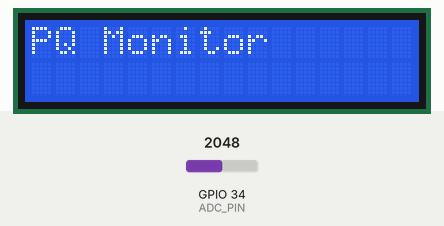
This sketch was run on a simulated ESP32. Parts: 16×2 character LCD. The test bench sets the inputs (shaded band); at power-on: GPIO 34 (ADC_PIN) = 2048 (analog values on the 0–4095 scale). WiFi joins after 1.5 s; servers stay silent unless stated; uploads are accepted with an empty reply; what the sketch prints to the serial monitor is not drawn.

Above: at 0.1 s.
At 2.6 s:
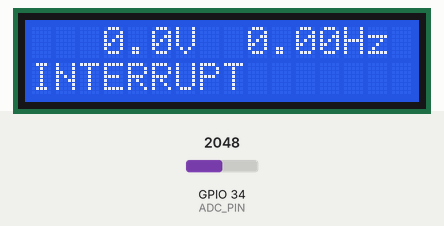

The sketch:

sketch_feb26a.ino
```cpp
#include <Wire.h>
#include <LiquidCrystal_I2C.h>
#include <math.h>

#include <WiFi.h>
#include <HTTPClient.h>
#include <ArduinoJson.h>

/* ------------------ Pins ------------------ */
#define ADC_PIN 34

/* ------------------ WiFi + Backend ------------------ */
#define WIFI_SSID     "Akalanka"
#define WIFI_PASSWORD "12345678"

// Local backend (your laptop IP) OR Render URL later
// Example local: "http://192.168.75.253:5000"
#define SERVER_BASE "http://192.168.135.253:5000"

/* ------------------ Sampling ------------------ */
#define FS       1000               // Hz
#define F_EXPECT 50                 // nominal
#define CYCLES_FOR_MEAN  10
#define SAMPLES_PER_CYCLE (FS / F_EXPECT)            // ~20
#define TOTAL_SAMPLES     (SAMPLES_PER_CYCLE * CYCLES_FOR_MEAN) // ~200

/* ------------------ ADC/Scaling ------------------ */
#define ADC_MAX          4095.0
#define VREF             3.3

#define VOLTAGE_DIV      0.66
#define BIAS_VOLTAGE     1.65

#define ZMPT_SENSITIVITY 0.00388
#define SLOPE_COM        1.0

/* ------------------ LCD ------------------ */
LiquidCrystal_I2C lcd(0x27, 16, 2);

/* ------------------ Buffers ------------------ */
float x[TOTAL_SAMPLES];

/* Convert ADC reading to mains volts (instantaneous) */
static inline float adcToMainsVolts(int adcValue) {
  float v_adc    = (adcValue / ADC_MAX) * VREF;
  float v_sensor = v_adc / VOLTAGE_DIV;
  float v_center = v_sensor - BIAS_VOLTAGE;
  float v_mains  = (v_center / ZMPT_SENSITIVITY) * SLOPE_COM;
  return v_mains;
}

/* Acquire block of samples at FS */
void sampleBlock() {
  const uint32_t Ts_us = 1000000UL / FS;
  uint32_t t = micros();

  for (int i = 0; i < TOTAL_SAMPLES; i++) {
    int a = analogRead(ADC_PIN);
    x[i] = adcToMainsVolts(a);

    while ((uint32_t)(micros() - t) < Ts_us) {}
    t += Ts_us;
  }
}

float computeMean(const float *arr, int n) {
  double s = 0.0;
  for (int i = 0; i < n; i++) s += arr[i];
  return (float)(s / n);
}

float computeRMS_centered(float mean) {
  double ss = 0.0;
  for (int i = 0; i < TOTAL_SAMPLES; i++) {
    float v = x[i] - mean;
    ss += (double)v * (double)v;
  }
  return (float)sqrt(ss / (double)TOTAL_SAMPLES);
}

float estimateFreqZeroCross(float mean) {
  double tPrev = -1.0;
  double periodSum = 0.0;
  int periodCount = 0;

  for (int i = 1; i < TOTAL_SAMPLES; i++) {
    float y0 = (x[i - 1] - mean);
    float y1 = (x[i] - mean);

    if (y0 < 0.0f && y1 >= 0.0f) {
      float denom = (y1 - y0);
      if (fabs(denom) < 1e-12f) continue;

      float frac = (-y0) / denom;
      double tCross = ((double)(i - 1) + (double)frac) / (double)FS;

      if (tPrev >= 0.0) {
        double T = tCross - tPrev;
        if (T > (1.0 / 70.0) && T < (1.0 / 40.0)) {
          periodSum += T;
          periodCount++;
        }
      }
      tPrev = tCross;
    }
  }

  if (periodCount < 2) return 0.0f;
  double Tavg = periodSum / (double)periodCount;
  return (float)(1.0 / Tavg);
}

const char* classifyDisturbance(float Vrms) {
  const float Vnom = 230.0;
  if (0.90f * Vnom <= Vrms && Vrms <= 1.10f * Vnom) return "VOLT NORMAL";
  else if (Vrms <= 0.10f * Vnom) return "INTERRUPT";
  else if (Vrms < 0.90f * Vnom) return "VOLT SAG";
  else return "VOLT SWELL"; // ✅ fixed
}

void updateLCD(float Vrms, float freq, const char* status) {
  lcd.setCursor(0, 0);
  char line1[17];
  snprintf(line1, sizeof(line1), "%6.1fV %5.2fHz", Vrms, freq);
  lcd.print(line1);
  for (int i = strlen(line1); i < 16; i++) lcd.print(' ');

  lcd.setCursor(0, 1);
  lcd.print(status);
  for (int i = strlen(status); i < 16; i++) lcd.print(' ');
}

void connectWiFi() {
  WiFi.begin(WIFI_SSID, WIFI_PASSWORD);
  Serial.print("Connecting WiFi");
  while (WiFi.status() != WL_CONNECTED) {
    Serial.print(".");
    delay(500);
  }
  Serial.println("\n✅ WiFi Connected");
  Serial.print("IP: ");
  Serial.println(WiFi.localIP());
}

void sendMasterToBackend(float Vrms, float freq) {
  if (WiFi.status() != WL_CONNECTED) return;

  String url = String(SERVER_BASE) + "/api/ingest/master";

  StaticJsonDocument<128> doc;
  doc["voltage_rms"] = Vrms;
  doc["frequency"]   = freq;

  String body;
  serializeJson(doc, body);

  HTTPClient http;
  http.begin(url);
  http.addHeader("Content-Type", "application/json");
  int code = http.POST(body);
  http.end();

  Serial.print("POST /api/ingest/master -> ");
  Serial.println(code);
}

void setup() {
  Serial.begin(115200);

  analogReadResolution(12);
  analogSetAttenuation(ADC_11db);

  Wire.begin(21, 22);
  lcd.init();
  lcd.backlight();
  lcd.clear();
  lcd.setCursor(0, 0);
  lcd.print("PQ Monitor");
  delay(700);
  lcd.clear();

  connectWiFi();
}

void loop() {
  sampleBlock();

  float mean = computeMean(x, TOTAL_SAMPLES);
  float Vrms = computeRMS_centered(mean);
  float freq = estimateFreqZeroCross(mean);

  const char* status = classifyDisturbance(Vrms);

  updateLCD(Vrms, freq, status);

  Serial.print("Vrms=");
  Serial.print(Vrms, 2);
  Serial.print(" V, f=");
  Serial.print(freq, 2);
  Serial.print(" Hz, ");
  Serial.println(status);

  // ✅ Send to backend (master values)
  sendMasterToBackend(Vrms, freq);

  delay(500); // sending twice per second is enough
}
```
